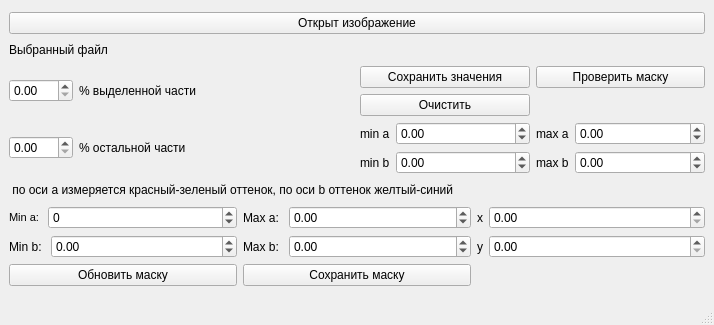
<?xml version="1.0" encoding="UTF-8"?>
<ui version="4.0">
 <class>MainWindow</class>
 <widget class="QMainWindow" name="MainWindow">
  <property name="geometry">
   <rect>
    <x>0</x>
    <y>0</y>
    <width>714</width>
    <height>325</height>
   </rect>
  </property>
  <property name="sizePolicy">
   <sizepolicy hsizetype="Preferred" vsizetype="Preferred">
    <horstretch>0</horstretch>
    <verstretch>0</verstretch>
   </sizepolicy>
  </property>
  <property name="minimumSize">
   <size>
    <width>100</width>
    <height>100</height>
   </size>
  </property>
  <property name="windowTitle">
   <string>MainWindow</string>
  </property>
  <widget class="QWidget" name="centralwidget">
   <property name="sizePolicy">
    <sizepolicy hsizetype="Preferred" vsizetype="Preferred">
     <horstretch>0</horstretch>
     <verstretch>0</verstretch>
    </sizepolicy>
   </property>
   <layout class="QVBoxLayout" name="verticalLayout_2">
    <item>
     <widget class="QPushButton" name="pushOpen">
      <property name="text">
       <string>Открыт изображение</string>
      </property>
     </widget>
    </item>
    <item>
     <widget class="QLabel" name="label">
      <property name="sizePolicy">
       <sizepolicy hsizetype="Fixed" vsizetype="Fixed">
        <horstretch>0</horstretch>
        <verstretch>0</verstretch>
       </sizepolicy>
      </property>
      <property name="minimumSize">
       <size>
        <width>0</width>
        <height>0</height>
       </size>
      </property>
      <property name="text">
       <string>Выбранный файл</string>
      </property>
     </widget>
    </item>
    <item>
     <layout class="QGridLayout" name="gridLayout_2">
      <item row="1" column="4">
       <layout class="QGridLayout" name="gridLayout_5">
        <item row="0" column="0">
         <layout class="QHBoxLayout" name="horizontalLayout_10">
          <item>
           <widget class="QLabel" name="label_11">
            <property name="text">
             <string>min a</string>
            </property>
           </widget>
          </item>
          <item>
           <widget class="QDoubleSpinBox" name="doublemina">
            <property name="sizePolicy">
             <sizepolicy hsizetype="Minimum" vsizetype="Fixed">
              <horstretch>1</horstretch>
              <verstretch>0</verstretch>
             </sizepolicy>
            </property>
            <property name="minimum">
             <double>-100.000000000000000</double>
            </property>
            <property name="maximum">
             <double>100.000000000000000</double>
            </property>
           </widget>
          </item>
         </layout>
        </item>
        <item row="1" column="0">
         <layout class="QHBoxLayout" name="horizontalLayout_11">
          <item>
           <widget class="QLabel" name="label_12">
            <property name="text">
             <string>min b</string>
            </property>
           </widget>
          </item>
          <item>
           <widget class="QDoubleSpinBox" name="doubleminb">
            <property name="sizePolicy">
             <sizepolicy hsizetype="Minimum" vsizetype="Fixed">
              <horstretch>1</horstretch>
              <verstretch>0</verstretch>
             </sizepolicy>
            </property>
            <property name="sizeIncrement">
             <size>
              <width>1</width>
              <height>0</height>
             </size>
            </property>
            <property name="minimum">
             <double>-100.000000000000000</double>
            </property>
            <property name="maximum">
             <double>100.000000000000000</double>
            </property>
           </widget>
          </item>
         </layout>
        </item>
        <item row="0" column="2">
         <layout class="QHBoxLayout" name="horizontalLayout_12">
          <item>
           <widget class="QLabel" name="label_13">
            <property name="text">
             <string>max a</string>
            </property>
           </widget>
          </item>
          <item>
           <widget class="QDoubleSpinBox" name="doublemaxa">
            <property name="sizePolicy">
             <sizepolicy hsizetype="Minimum" vsizetype="Fixed">
              <horstretch>1</horstretch>
              <verstretch>0</verstretch>
             </sizepolicy>
            </property>
            <property name="minimum">
             <double>-100.000000000000000</double>
            </property>
            <property name="maximum">
             <double>100.000000000000000</double>
            </property>
           </widget>
          </item>
         </layout>
        </item>
        <item row="1" column="2">
         <layout class="QHBoxLayout" name="horizontalLayout_13">
          <item>
           <widget class="QLabel" name="label_14">
            <property name="text">
             <string>max b</string>
            </property>
           </widget>
          </item>
          <item>
           <widget class="QDoubleSpinBox" name="doublemaxb">
            <property name="sizePolicy">
             <sizepolicy hsizetype="Minimum" vsizetype="Fixed">
              <horstretch>1</horstretch>
              <verstretch>0</verstretch>
             </sizepolicy>
            </property>
            <property name="minimum">
             <double>-100.000000000000000</double>
            </property>
            <property name="maximum">
             <double>100.000000000000000</double>
            </property>
           </widget>
          </item>
         </layout>
        </item>
       </layout>
      </item>
      <item row="0" column="4">
       <layout class="QGridLayout" name="gridLayout_3">
        <item row="1" column="1">
         <layout class="QHBoxLayout" name="horizontalLayout_7"/>
        </item>
        <item row="0" column="0">
         <widget class="QPushButton" name="pushsave">
          <property name="text">
           <string>Сохранить значения</string>
          </property>
         </widget>
        </item>
        <item row="0" column="1">
         <widget class="QPushButton" name="pushload">
          <property name="text">
           <string>Проверить маску</string>
          </property>
         </widget>
        </item>
        <item row="1" column="0">
         <widget class="QPushButton" name="pushclear">
          <property name="text">
           <string>Очистить</string>
          </property>
         </widget>
        </item>
       </layout>
      </item>
      <item row="1" column="1">
       <layout class="QHBoxLayout" name="horizontalLayout_9">
        <item>
         <widget class="QDoubleSpinBox" name="doubleSpinBox_8">
          <property name="maximum">
           <double>100.000000000000000</double>
          </property>
         </widget>
        </item>
        <item>
         <widget class="QLabel" name="label_10">
          <property name="sizePolicy">
           <sizepolicy hsizetype="Preferred" vsizetype="Preferred">
            <horstretch>1</horstretch>
            <verstretch>0</verstretch>
           </sizepolicy>
          </property>
          <property name="text">
           <string>% остальной части</string>
          </property>
         </widget>
        </item>
       </layout>
      </item>
      <item row="0" column="1">
       <layout class="QHBoxLayout" name="horizontalLayout_8">
        <property name="topMargin">
         <number>0</number>
        </property>
        <item>
         <widget class="QDoubleSpinBox" name="doubleSpinBox_7">
          <property name="maximum">
           <double>100.000000000000000</double>
          </property>
         </widget>
        </item>
        <item>
         <widget class="QLabel" name="label_9">
          <property name="sizePolicy">
           <sizepolicy hsizetype="Preferred" vsizetype="Preferred">
            <horstretch>1</horstretch>
            <verstretch>0</verstretch>
           </sizepolicy>
          </property>
          <property name="text">
           <string>% выделенной части</string>
          </property>
         </widget>
        </item>
       </layout>
      </item>
     </layout>
    </item>
    <item>
     <widget class="QLabel" name="label_8">
      <property name="sizePolicy">
       <sizepolicy hsizetype="Fixed" vsizetype="Fixed">
        <horstretch>0</horstretch>
        <verstretch>0</verstretch>
       </sizepolicy>
      </property>
      <property name="text">
       <string> по оси a измеряется красный-зеленый оттенок, по оси b оттенок желтый-синий</string>
      </property>
     </widget>
    </item>
    <item>
     <layout class="QGridLayout" name="gridLayout">
      <property name="sizeConstraint">
       <enum>QLayout::SetDefaultConstraint</enum>
      </property>
      <property name="leftMargin">
       <number>0</number>
      </property>
      <property name="topMargin">
       <number>0</number>
      </property>
      <property name="rightMargin">
       <number>0</number>
      </property>
      <property name="bottomMargin">
       <number>0</number>
      </property>
      <property name="spacing">
       <number>6</number>
      </property>
      <item row="0" column="3">
       <layout class="QHBoxLayout" name="horizontalLayout_5">
        <item>
         <widget class="QLabel" name="label_6">
          <property name="lineWidth">
           <number>0</number>
          </property>
          <property name="text">
           <string>x</string>
          </property>
         </widget>
        </item>
        <item>
         <widget class="QDoubleSpinBox" name="doubleSpinBox_5">
          <property name="sizePolicy">
           <sizepolicy hsizetype="Minimum" vsizetype="Fixed">
            <horstretch>1</horstretch>
            <verstretch>0</verstretch>
           </sizepolicy>
          </property>
          <property name="mouseTracking">
           <bool>false</bool>
          </property>
          <property name="tabletTracking">
           <bool>false</bool>
          </property>
          <property name="autoFillBackground">
           <bool>false</bool>
          </property>
          <property name="maximum">
           <double>100000.000000000000000</double>
          </property>
         </widget>
        </item>
       </layout>
      </item>
      <item row="0" column="0">
       <layout class="QHBoxLayout" name="horizontalLayout">
        <item>
         <widget class="QLabel" name="label_2">
          <property name="enabled">
           <bool>true</bool>
          </property>
          <property name="sizePolicy">
           <sizepolicy hsizetype="Preferred" vsizetype="Preferred">
            <horstretch>0</horstretch>
            <verstretch>0</verstretch>
           </sizepolicy>
          </property>
          <property name="font">
           <font>
            <pointsize>8</pointsize>
           </font>
          </property>
          <property name="toolTip">
           <string/>
          </property>
          <property name="toolTipDuration">
           <number>-1</number>
          </property>
          <property name="layoutDirection">
           <enum>Qt::LeftToRight</enum>
          </property>
          <property name="text">
           <string>Min a: </string>
          </property>
          <property name="indent">
           <number>-1</number>
          </property>
         </widget>
        </item>
        <item>
         <widget class="QDoubleSpinBox" name="doubleSpinBox">
          <property name="sizePolicy">
           <sizepolicy hsizetype="Minimum" vsizetype="Fixed">
            <horstretch>1</horstretch>
            <verstretch>0</verstretch>
           </sizepolicy>
          </property>
          <property name="decimals">
           <number>0</number>
          </property>
          <property name="minimum">
           <double>-100.000000000000000</double>
          </property>
         </widget>
        </item>
       </layout>
      </item>
      <item row="1" column="1">
       <layout class="QHBoxLayout" name="horizontalLayout_4">
        <item>
         <widget class="QLabel" name="label_5">
          <property name="text">
           <string>Max b: </string>
          </property>
         </widget>
        </item>
        <item>
         <widget class="QDoubleSpinBox" name="doubleSpinBox_4">
          <property name="sizePolicy">
           <sizepolicy hsizetype="Minimum" vsizetype="Fixed">
            <horstretch>1</horstretch>
            <verstretch>0</verstretch>
           </sizepolicy>
          </property>
          <property name="minimum">
           <double>-100.000000000000000</double>
          </property>
          <property name="maximum">
           <double>100.000000000000000</double>
          </property>
         </widget>
        </item>
       </layout>
      </item>
      <item row="0" column="1">
       <layout class="QHBoxLayout" name="horizontalLayout_2">
        <item>
         <widget class="QLabel" name="label_3">
          <property name="text">
           <string>Max a: </string>
          </property>
         </widget>
        </item>
        <item>
         <widget class="QDoubleSpinBox" name="doubleSpinBox_2">
          <property name="sizePolicy">
           <sizepolicy hsizetype="Minimum" vsizetype="Fixed">
            <horstretch>1</horstretch>
            <verstretch>0</verstretch>
           </sizepolicy>
          </property>
          <property name="minimum">
           <double>-100.000000000000000</double>
          </property>
          <property name="maximum">
           <double>100.000000000000000</double>
          </property>
         </widget>
        </item>
       </layout>
      </item>
      <item row="1" column="3">
       <layout class="QHBoxLayout" name="horizontalLayout_6">
        <item>
         <widget class="QLabel" name="label_7">
          <property name="frameShape">
           <enum>QFrame::NoFrame</enum>
          </property>
          <property name="frameShadow">
           <enum>QFrame::Plain</enum>
          </property>
          <property name="lineWidth">
           <number>0</number>
          </property>
          <property name="text">
           <string>y</string>
          </property>
         </widget>
        </item>
        <item>
         <widget class="QDoubleSpinBox" name="doubleSpinBox_6">
          <property name="sizePolicy">
           <sizepolicy hsizetype="Minimum" vsizetype="Fixed">
            <horstretch>1</horstretch>
            <verstretch>0</verstretch>
           </sizepolicy>
          </property>
          <property name="maximum">
           <double>100000.000000000000000</double>
          </property>
         </widget>
        </item>
       </layout>
      </item>
      <item row="1" column="0">
       <layout class="QHBoxLayout" name="horizontalLayout_3">
        <item>
         <widget class="QLabel" name="label_4">
          <property name="text">
           <string>Min b: </string>
          </property>
         </widget>
        </item>
        <item>
         <widget class="QDoubleSpinBox" name="doubleSpinBox_3">
          <property name="sizePolicy">
           <sizepolicy hsizetype="Minimum" vsizetype="Fixed">
            <horstretch>1</horstretch>
            <verstretch>0</verstretch>
           </sizepolicy>
          </property>
          <property name="minimum">
           <double>-100.000000000000000</double>
          </property>
          <property name="maximum">
           <double>100.000000000000000</double>
          </property>
         </widget>
        </item>
       </layout>
      </item>
      <item row="2" column="0">
       <widget class="QPushButton" name="pushpoint">
        <property name="text">
         <string>Обновить маску</string>
        </property>
       </widget>
      </item>
      <item row="2" column="1">
       <widget class="QPushButton" name="pushButton">
        <property name="text">
         <string>Сохранить маску</string>
        </property>
       </widget>
      </item>
     </layout>
    </item>
   </layout>
  </widget>
  <widget class="QMenuBar" name="menubar">
   <property name="geometry">
    <rect>
     <x>0</x>
     <y>0</y>
     <width>714</width>
     <height>21</height>
    </rect>
   </property>
  </widget>
  <widget class="QStatusBar" name="statusbar"/>
 </widget>
 <resources/>
 <connections/>
</ui>
